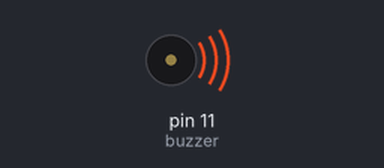
Bench run of a sketch on a simulated Arduino Uno, built with avr-gcc and run on an emulated ATmega328P. On the bench: buzzer (waves = sounding).

Above: at 0.5 s.
At 6.07 s:
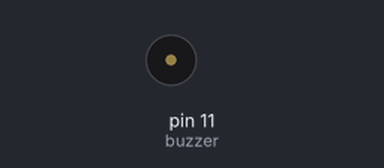
Timing chart, 0 to 8.1 s (numbered marks = the images above):
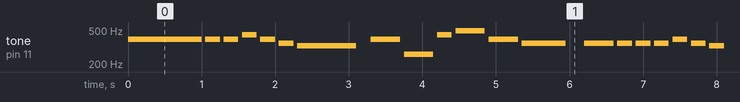

The sketch:

Fenerbahce_100.yil_marsi.ino
```cpp
int buzzer = 11; //pin of buzzer
#define do_ 261       //
#define re 294        //
#define mi 329        //
#define fa 349        //    notes
#define sol 392       //
#define la 440        //
#define si 493        //
#define DO_ 523       //
void setup(){
  pinMode(buzzer,OUTPUT);
}
void loop(){
 tone(buzzer, sol);
    delay(800);
    noTone(buzzer);
    tone(buzzer, sol);
    delay(200);
    noTone(buzzer);
    delay(50);
    tone(buzzer, sol);
    delay(200);
    noTone(buzzer);
    delay(50);
    tone(buzzer, sol);
    delay(200);
    noTone(buzzer);
    delay(50);
    tone(buzzer, la);
    delay(200);
    noTone(buzzer);
    delay(50);
    tone(buzzer, sol);
    delay(200);
    noTone(buzzer);
    delay(50);
    tone(buzzer, fa);
    delay(200);
    noTone(buzzer);
    delay(50);
    tone(buzzer, mi);
    delay(800);
    noTone(buzzer);
    delay(200);
    tone(buzzer, sol);
    delay(400);
    noTone(buzzer);
    delay(50);
    tone(buzzer, do_);
    delay(400);
    noTone(buzzer);
    delay(50);
    tone(buzzer, la);
    delay(200);
    noTone(buzzer);
    delay(50);
    tone(buzzer, si);
    delay(400);
    noTone(buzzer);
    delay(50);
    tone(buzzer, sol);
    delay(400);
    noTone(buzzer);
    delay(50);
    tone(buzzer, fa);
    delay(600);
    noTone(buzzer);
    delay(250);
    tone(buzzer, fa);
    delay(400);
    noTone(buzzer);
    delay(50);
    tone(buzzer, fa);
    delay(200);
    noTone(buzzer);
    delay(50);
    tone(buzzer, fa);
    delay(200);
    noTone(buzzer);
    delay(50);
    tone(buzzer, fa);
    delay(200);
    noTone(buzzer);
    delay(50);
    tone(buzzer, sol);
    delay(200);
    noTone(buzzer);
    delay(50);
    tone(buzzer, fa);
    delay(200);
    noTone(buzzer);
    delay(50);
    tone(buzzer, mi);
    delay(200);
    noTone(buzzer);
    delay(50);
    tone(buzzer, re);
    delay(600);
    noTone(buzzer);
    delay(50);
    tone(buzzer, sol);
    delay(600);
    noTone(buzzer);
    delay(50);
    tone(buzzer, si);
    delay(400);
    noTone(buzzer);
    delay(50);
    tone(buzzer, sol);
    delay(200);
    noTone(buzzer);
    delay(50);
    tone(buzzer, la);
    delay(400);
    noTone(buzzer);
    delay(50);
    tone(buzzer, si);
    delay(400);
    noTone(buzzer);
    delay(50);
    tone(buzzer, do_);
    delay(600);
    noTone(buzzer);
    delay(50);
    delay(300);

noTone(buzzer);
delay(500);
}
```

Measured:
- by itself, tone on pin 11 (buzzer): plays 392 Hz for 1.0 s, 392 Hz for 0.20 s, 392 Hz for 0.20 s, 440 Hz for 0.20 s, 392 Hz for 0.20 s, 349 Hz for 0.20 s … (282 notes in this stretch)
